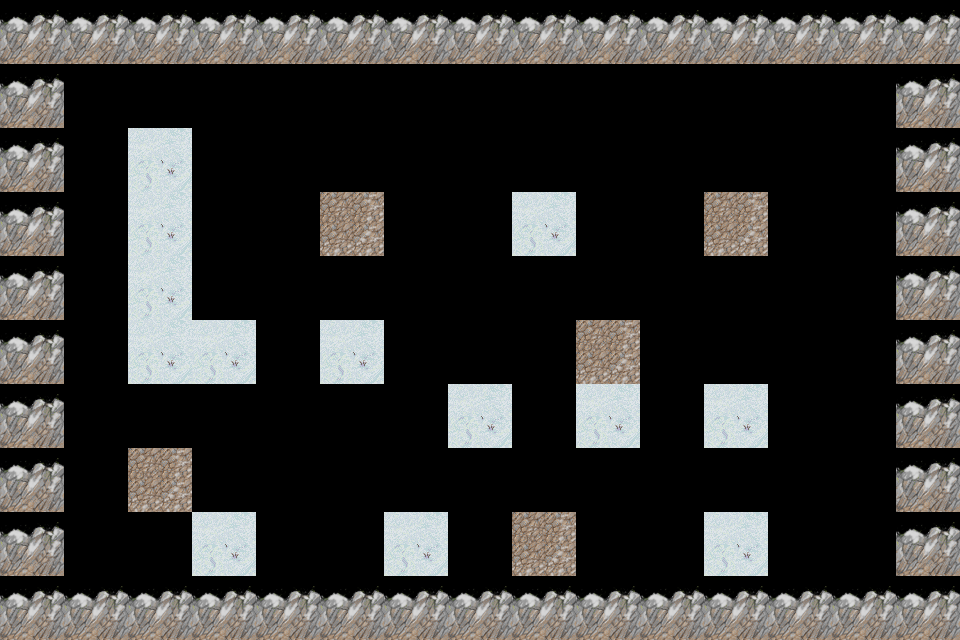

A level layout from a 2D game, rendered from its tile map. Below: a short description, then the map file with its tile-grid data intact:
An orthogonal 15x10 tile map with 64x64 px tiles, 1 tile layer (Background), 2 tilesets.

<map version="1.0" tiledversion="1.1.6" orientation="orthogonal" renderorder="right-down" width="15" height="10" tilewidth="64" tileheight="64" infinite="0" nextobjectid="1">
 <tileset firstgid="1" name="snowWIP" tilewidth="64" tileheight="64" tilecount="64" columns="8">
  <image source="../assets/tilemap/snowWIP.png" width="512" height="512" />
  <tile id="1">
   <properties>
    <property name="wall" type="bool" value="true" />
   </properties>
  </tile>
  <tile id="5">
   <properties>
    <property name="block" type="bool" value="true" />
   </properties>
  </tile>
  <tile id="31">
   <properties>
    <property name="enemy" type="bool" value="true" />
   </properties>
  </tile>
 </tileset>
 <tileset firstgid="65" name="snowWIP" tilewidth="32" tileheight="32" tilecount="256" columns="16">
  <grid orientation="orthogonal" width="64" height="64" />
  <image source="snowWIP.png" width="512" height="512" />
  <tile id="116">
   <properties>
    <property name="block" type="bool" value="true" />
   </properties>
  </tile>
  <tile id="118">
   <properties>
    <property name="wall" type="bool" value="true" />
   </properties>
  </tile>
  <tile id="119">
   <properties>
    <property name="block" type="bool" value="true" />
    <property name="special" type="bool" value="true" />
   </properties>
  </tile>
  <tile id="134">
   <properties>
    <property name="enemy" type="bool" value="true" />
   </properties>
  </tile>
 </tileset>
 <layer name="Background" width="15" height="10">
  <data encoding="csv">
2,2,2,2,2,2,2,2,2,2,2,2,2,2,2,
2,0,0,0,0,0,0,0,0,0,0,0,0,0,2,
2,0,6,0,0,0,0,0,0,0,0,0,0,0,2,
2,0,6,0,0,32,0,0,6,0,0,32,0,0,2,
2,0,6,0,0,0,0,0,0,0,0,0,0,0,2,
2,0,6,6,0,6,0,0,0,32,0,0,0,0,2,
2,0,0,0,0,0,0,6,0,6,0,6,0,0,2,
2,0,32,0,0,0,0,0,0,0,0,0,0,0,2,
2,0,0,6,0,0,6,0,32,0,0,6,0,0,2,
2,2,2,2,2,2,2,2,2,2,2,2,2,2,2
</data>
 </layer>
</map>
